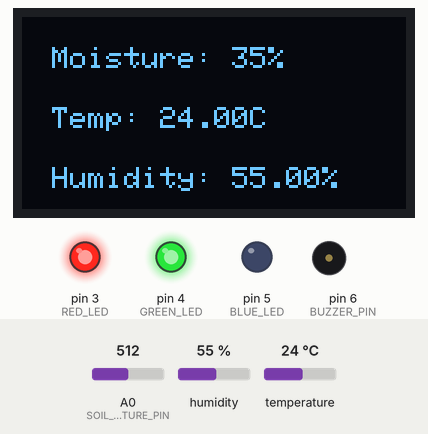
Bench run of a sketch on a simulated Arduino Uno, built with avr-gcc and run on an emulated ATmega328P. Parts: 128×64 one-colour display, output pins drawn as LEDs (lit = HIGH), buzzer (waves = sounding, pin HIGH). The inputs (shaded band) are chosen by the test bench; at power-on: temperature 24 °C, A0 (SOIL_MOISTURE_PIN) = 512, humidity 55 %. What the sketch prints to the serial monitor is not drawn.

Above: at 2.8 s.
2.9 s: temperature set to 21 °C
At 5.4 s:
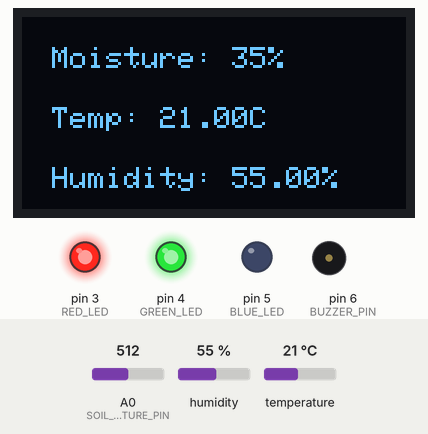
5.7 s: temperature set to 18 °C
At 6.7 s:
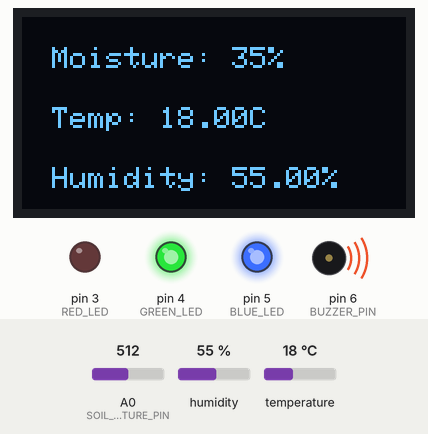
8.5 s: A0 (SOIL_MOISTURE_PIN) set to 716
At 11.5 s:
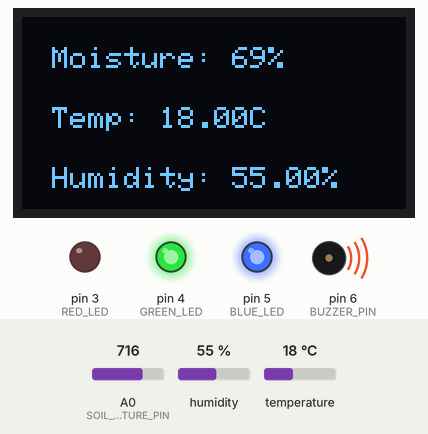
11.8 s: temperature set to 28 °C
At 12.7 s:
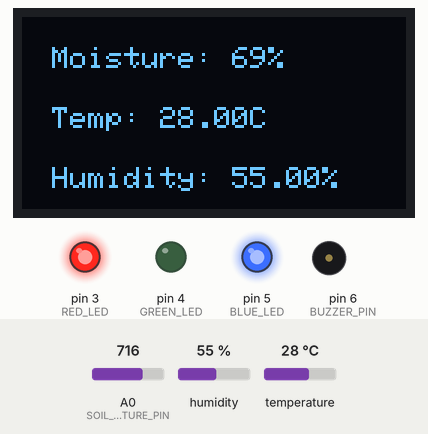
14.6 s: A0 (SOIL_MOISTURE_PIN) set to 900
At 17.6 s:
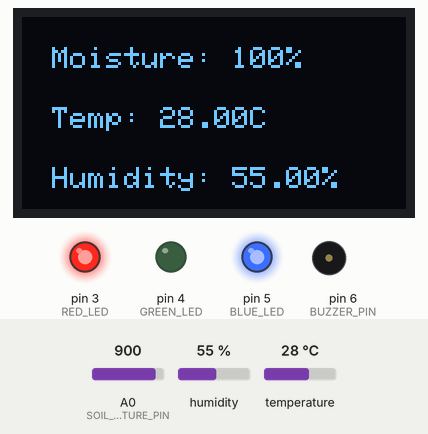
18.0 s: humidity set to 22 %
At 18.9 s:
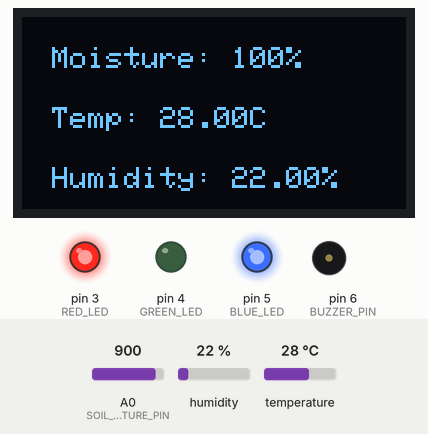
Timing chart, 0 to 21.0 s (numbered marks = the images above; inputs shaded):
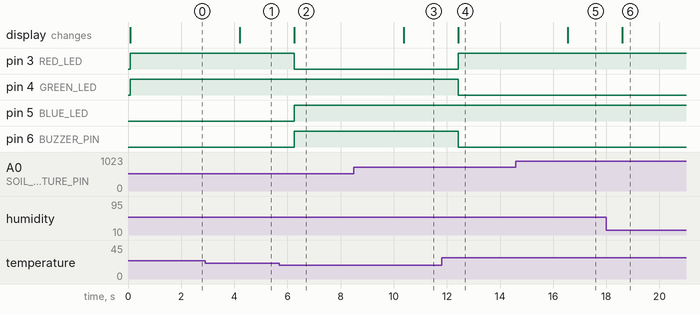

The sketch:

PLANTMONITORINGCODE.ino
```cpp
#include <Wire.h>
#include <Adafruit_GFX.h>
#include <Adafruit_SSD1306.h>
#include <DHT.h>

// OLED Configuration (I2C: SDA=A4, SCL=A5)
#define SCREEN_WIDTH 128
#define SCREEN_HEIGHT 64
Adafruit_SSD1306 display(SCREEN_WIDTH, SCREEN_HEIGHT, &Wire, -1);

// Pin Definitions
#define SOIL_MOISTURE_PIN A0   // Soil Moisture Sensor
#define DHT_PIN 2              // DHT11 Sensor
#define DHT_TYPE DHT11         // DHT11 Sensor Type
#define BUZZER_PIN 6           // Buzzer

// Tri-Color LED (Common Anode)
#define RED_LED 3              // CO1 - Red
#define GREEN_LED 4            // CO2 - Green
#define BLUE_LED 5             // CO3 - Blue

// Initialize DHT Sensor
DHT dht(DHT_PIN, DHT_TYPE);

void setup() {
    Serial.begin(115200);
    dht.begin();

    pinMode(SOIL_MOISTURE_PIN, INPUT);
    pinMode(BUZZER_PIN, OUTPUT);
    pinMode(RED_LED, OUTPUT);
    pinMode(GREEN_LED, OUTPUT);
    pinMode(BLUE_LED, OUTPUT);

    // Initialize OLED Display
    if (!display.begin(SSD1306_SWITCHCAPVCC, 0x3C)) {
        Serial.println("OLED Display not found!");
        while (1);
    }
    display.clearDisplay();
    Serial.println("System Initialized!");
}

// Function to set LED color
void setColor(bool red, bool green, bool blue) {
    digitalWrite(RED_LED, red ? LOW : HIGH);
    digitalWrite(GREEN_LED, green ? LOW : HIGH);
    digitalWrite(BLUE_LED, blue ? LOW : HIGH);
}

void loop() {
    // Read Raw Soil Moisture Value
    int moistureValue = analogRead(SOIL_MOISTURE_PIN);
    Serial.print("Raw Moisture Value: ");
    Serial.println(moistureValue);

    // Adjust Mapping Based on Real Readings
    int moisturePercentage = map(moistureValue, 300, 900, 0, 100);
    moisturePercentage = constrain(moisturePercentage, 0, 100);

    // Read Temperature & Humidity
    float temperature = dht.readTemperature();
    float humidity = dht.readHumidity();

    // Check if DHT11 gives valid data
    if (isnan(temperature) || isnan(humidity)) {
        Serial.println("DHT11 Sensor Not Found!");
        display.clearDisplay();
        display.setTextSize(1);
        display.setTextColor(WHITE);
        display.setCursor(10, 20);
        display.print("DHT11 Not Found!");
        display.display();
        delay(2000);
        return;
    }

    // Print values in Serial Monitor
    Serial.print("Moisture: "); Serial.print(moisturePercentage); Serial.println("%");
    Serial.print("Temperature: "); Serial.print(temperature); Serial.println(" °C");
    Serial.print("Humidity: "); Serial.print(humidity); Serial.println(" %");

    // Display Sensor Data on OLED
    display.clearDisplay();
    display.setTextSize(1);
    display.setTextColor(WHITE);
    display.setCursor(10, 10);
    display.print("Moisture: "); display.print(moisturePercentage); display.println("%");
    display.setCursor(10, 30);
    display.print("Temp: "); display.print(temperature); display.println("C");
    display.setCursor(10, 50);
    display.print("Humidity: "); display.print(humidity); display.println("%");
    display.display();

    // LED & Buzzer Alerts
    if (moisturePercentage < 30 || temperature > 30.0 || temperature < 20.0) {
        setColor(1, 0, 0);  // 🔴 Red (Critical Condition)
        digitalWrite(BUZZER_PIN, HIGH);
    } else if (moisturePercentage < 40) {
        setColor(0, 0, 1);  // 🔵 Blue (Warning Condition)
        digitalWrite(BUZZER_PIN, LOW);
    } else {
        setColor(0, 1, 0);  // 🟢 Green (Normal Condition)
        digitalWrite(BUZZER_PIN, LOW);
    }

    delay(2000);  // Refresh every 2 seconds
}
```

Measured:
- the behaviour switches between 20 and 19 °C on temperature (found by bisection; images 1 and 2)
- after the input at 2.9 s, the display: changes after 1.3 s (image 1)
- after the input at 5.7 s, pin 3 (RED_LED): HIGH → LOW after 0.56 s; pin 5 (BLUE_LED), pin 6 (BUZZER_PIN): LOW → HIGH after 0.56 s; the display: changes after 0.56 s (image 2)
- after the input at 8.5 s, the display: changes after 1.9 s (image 3)
- after the input at 11.8 s, pin 3 (RED_LED): LOW → HIGH after 0.63 s; pin 4 (GREEN_LED), pin 6 (BUZZER_PIN): HIGH → LOW after 0.63 s; the display: changes after 0.63 s (image 4)
- after the input at 14.6 s, the display: changes after 1.9 s (image 5)
- after the input at 18.0 s, the display: changes after 0.60 s (image 6)
